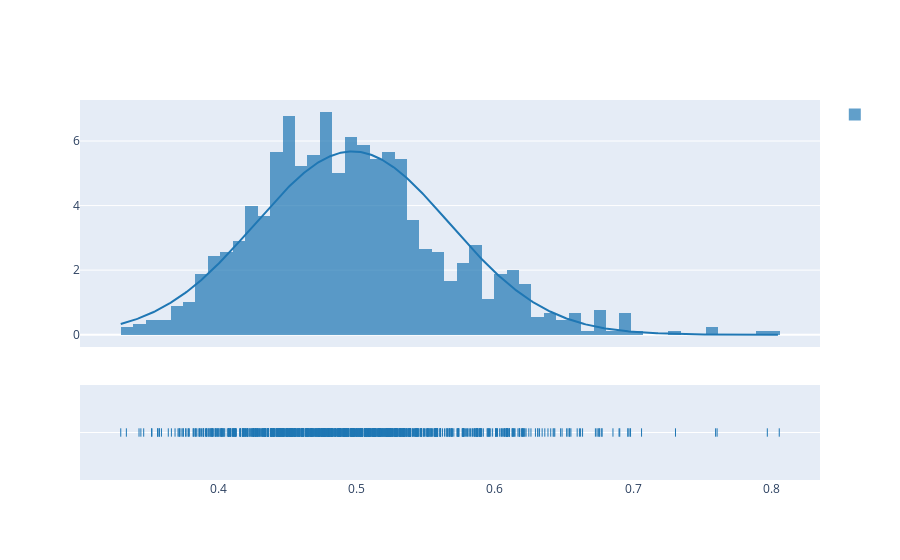

Write notebook code for a chart like this one.
### Code cell
hist_data = [data]
group_labels = ['']

fig = ff.create_distplot(hist_data, group_labels, curve_type='normal', bin_size=0.009)
fig.show()

### Figure 1 — Plotly figure (JSON) as saved in the notebook; plotly's stock layout.template omitted (floating-point values rounded to 4 significant figures; data arrays with more than 128 entries replaced by an {"elided": "..."} marker saying what was removed)
{"data": [{"autobinx": false, "histnorm": "probability density", "legendgroup": "", "marker": {"color": "rgb(31, 119, 180)"}, "name": "", "opacity": 0.7, "type": "histogram", "x": {"elided": "1000 float values"}, "xaxis": "x", "xbins": {"end": 0.8057, "size": 0.009, "start": 0.3296}, "yaxis": "y"}, {"legendgroup": "", "marker": {"color": "rgb(31, 119, 180)"}, "mode": "lines", "name": "", "showlegend": false, "type": "scatter", "x": {"elided": "500 float values"}, "xaxis": "x", "y": {"elided": "500 float values"}, "yaxis": "y"}, {"legendgroup": "", "marker": {"color": "rgb(31, 119, 180)", "symbol": "line-ns-open"}, "mode": "markers", "name": "", "showlegend": false, "type": "scatter", "x": {"elided": "1000 float values"}, "xaxis": "x", "y": {"elided": "1000 str values"}, "yaxis": "y2"}], "layout": {"barmode": "overlay", "hovermode": "closest", "legend": {"traceorder": "reversed"}, "xaxis": {"anchor": "y2", "domain": [0, 1], "zeroline": false}, "yaxis": {"anchor": "free", "domain": [0.35, 1], "position": 0}, "yaxis2": {"anchor": "x", "domain": [0, 0.25], "dtick": 1, "showticklabels": false}}}
